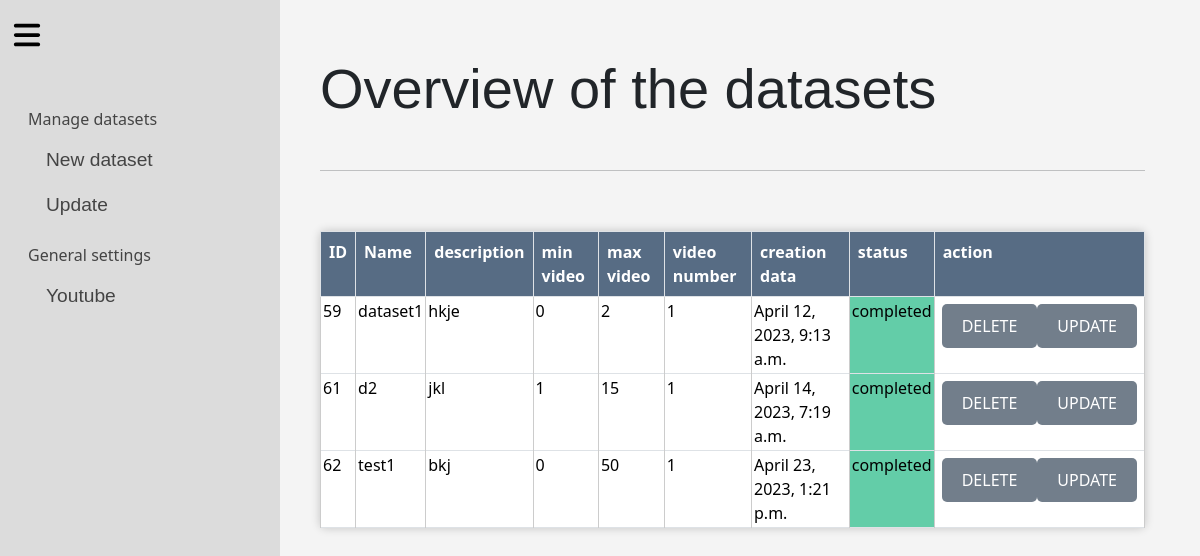
Before: /display/ (signed in) with the older database file.
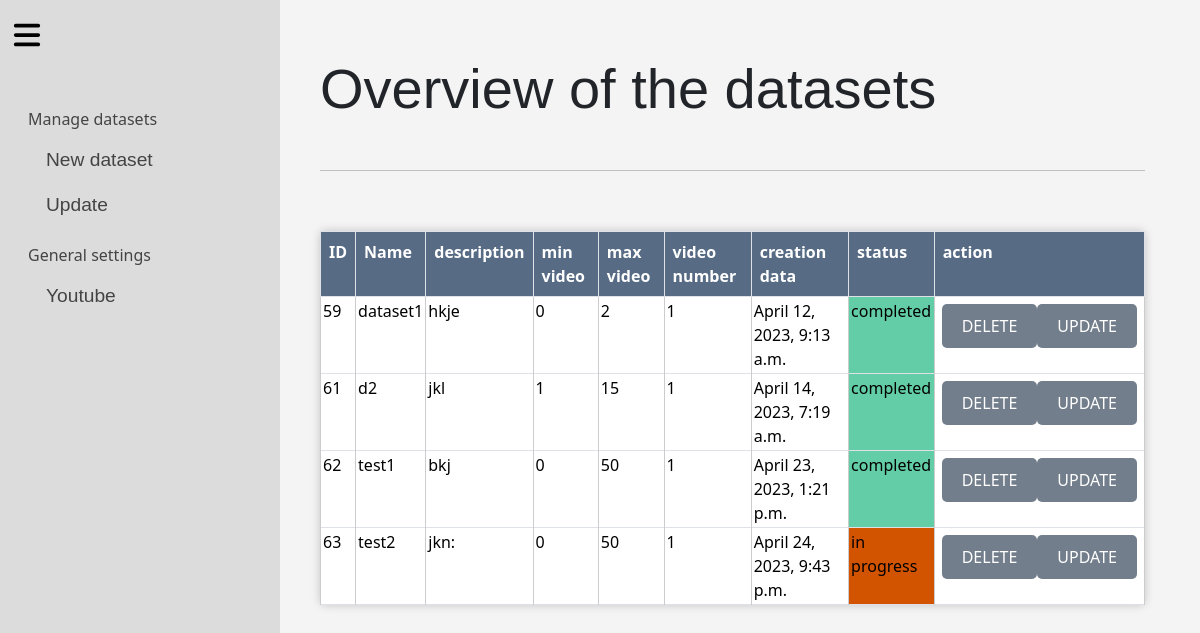
After: the same page with the newer database file.
### crawler/models.py (models this page shows, shortened)
class datasetModel(models.Model):
    id=models.AutoField(primary_key=True)
    name= models.CharField(max_length=255)
    creation_date=models.DateTimeField()
    num_video=models.IntegerField(default=0)
    min_v=models.CharField(max_length=255, blank=True)
    max_v=models.CharField(max_length=255,blank=True)
    description=models.CharField(max_length=1000,blank=True)
    videos = models.ManyToManyField(dataModel, through='video_dataset',through_fields=('dataset', 'videos'))
    folder = models.CharField(max_length=255, blank=True)  # new field for folder path
    OPTIONS=[('in progress',"in progress"),('completed',"completed")]
    status = models.CharField(max_length=20, choices=OPTIONS,default="in progress")
    desired_num=models.IntegerField(default=0)
    author=models.CharField(max_length=1000,blank=True)
    OPTIONS1=[('mp4',"mp4"),('WebM',"WebM"),('3GP',"3GP")]
    OPTIONS2=[('720p',"720p"),('480p',"480p"),('360p',"360p")]
    videoformat = models.CharField(max_length=20, choices=OPTIONS1,default="mp4")
    resolution = models.CharField(max_length=20, choices=OPTIONS2,default="720p")
    annotations_dic=models.CharField(max_length=1000,blank=True,null=True)

### crawler/views.py (the view)
# urls.py: path('display/',views.display_dataset,name='display'),
@login_required
def display_dataset(request):
    data=datasetModel.objects.all()
    print(data)
    return render(request, 'update_dataset.html', {'data': data})

### crawler/templates/update_dataset.html (shortened to what this page needs)
{% extends 'main.html' %}
{% load static %}
{% block content %}
<h1>Overview of the datasets</h1>
<br>
<hr>
<br>
<div class="table-container">
<table class=" table table-bordered">
  <tr class="tr_style">
      <th class='cur'>ID</th>
      <th class='cur'>Name</th>
      <th class='cur'>description</th>
      <th class='cur'>min video</th>
      <th class='cur'>max video</th>
      <th class='cur'>video number</th>
      <th class='cur'>creation data</th>
      <th class="cur">status</th>
      <th class='cur'>action</th>
    </tr>
    {% for item in data %}
        <tr >
            <td>
              {{ item.id }}</td>
            <td >{{ item.name }}</td>
            <td >{{item.description}}</td>
            <td >{{ item.min_v }}</td>
            <td >{{ item.max_v }}</td>
            <td>{{item.num_video}}</td>
            <td>{{item.creation_date}}</td>
            <td {% if item.status == "in progress" %} style="background-color: #d35400;"{% elif item.status == "completed" %} style="background-color: #63cda8;"{% endif %}>{{ item.status }}</td>
            <td >
              <form method="post" action="{% url 'update_d' %}">
                <div style="display: flex;padding: 5px;" >
              <button type="submit" name="delete" id="delete" >DELETE </button>
              <button type="submit" name="update" id="update" >UPDATE</button>
              </div>
              </form>
            </td>
        </tr>
    {% endfor %}
</table>
</div>
{% endblock %}

### crawler/templates/main.html (shortened to what this page needs)
{% load bootstrap5 %}
{% load static%}
<!DOCTYPE html>
<head>
    <link rel="stylesheet" type="text/css" href="{% static 'css/style.css' %}">
    {% load bootstrap5 %}
    {% bootstrap_css %}
</head>
<body>
<div class="row">
  <div class="item1" >
  <div id="item1" class="d-flex flex-column flex-shrink-0    c">
    <div id="text">
    <ul class="nav nav-pills flex-column mb-auto">
      <li class="mb-1" class="nav-link ">
        <button style="color:#444;" class="btn btn-toggle align-items-center rounded collapsed" class="nav-link text-white" data-bs-toggle="collapse" data-bs-target="#d-collapse" aria-expanded="true">
          Manage datasets
        </button>
        <div class="collapse show" id="d-collapse">
          <ul class="btn-toggle-nav list-unstyled fw-normal pb-1 ">
            <li><a class="nav-link "  href="{% url 'create_d' %}" > New dataset</a></li>
            <li><a class="nav-link "  href="{% url 'display' %}" >Update</a></li>
          </ul>
        </div>
      </li>
      <li class="mb-1" class="nav-link ">
        <button style="color:#444;" class="btn btn-toggle align-items-center rounded collapsed" class="nav-link text-white" data-bs-toggle="collapse" data-bs-target="#g-collapse" aria-expanded="true">
          General settings
        </button>
        <div class="collapse show" id="g-collapse">
          <ul class="btn-toggle-nav list-unstyled fw-normal pb-1 ">
            <li><a class="nav-link "  href="{% url 'search' %}" >Youtube</a></li>
          </ul>
        </div>
      </li>
    </ul>
  </div>
  </div>
</div>
<div class="item2">
  <button id="collapse-btn">
</button>
</div>
  </div>
  <div class="content" id="content">
    {% block content %}{% endblock %}
</div>
  </body>

### crawler/static/css/style.css (style rules this page uses)
ul { list-style-type: none; }
body { background-color: #f4f4f4 !important; }
h1 { font-family:'Franklin Gothic Medium', 'Arial Narrow', Arial, sans-serif; font-size: 3.5rem !important; color: #444; }
button[type="submit"],.st { background-color: #576c84; color: white; padding: 10px 20px; border: none; border-radius: 5px; cursor: pointer; font-size: 16px; text-align: center; display: flex; justify-content: center; width: 100%; }
.table { font-size:medium; }
.c { height: 100vh; width: 280px; font-size: larger; padding-top: 50px; position: fixed; padding-top :100px; cursor:pointer; background-color: #dcdcdc ; font-weight: 500; transition: width 0.3s ease-in-out; }
li { margin: 0px; margin-left: 15px; padding : 0px; }
ul { padding:0px !important; }
.content { margin-left: 300px; margin-right: 35px; padding: 20px; margin-top: 35px; }
.row { display: flex; }
.item2 { position: absolute; top: 0; left: 0; }
svg { width: 30px; height: 30px; margin-top: 20px; position: fixed; cursor:pointer; }
.collapse { transition: height 0.3s ease; }
table { border-collapse: collapse; border-color: #576c84; cursor: pointer; background-color: #ccc; }
td { padding:2px !important; }
.cur { cursor: pointer; background-color: #555; }
#item1 { width: 280px; transition: width 0.5s ease-in-out; }
.item2 { position: absolute; width: 50px; transition: width 0.5s ease-in-out; }
#content { transition: margin-left 0.5s ease-in-out; }
.item2 button { border: none; background: none; padding: 0; margin: 0; }
#collapse-btn { position:fixed; }
.nav-link { color: #444 !important; font-family: Arial, sans-serif; font-size: 18px; font-weight: bold; }
.table { border-collapse: collapse; margin-top: 20px; background-color: #fff; border-radius: 5px; box-shadow: 0px 0px 10px rgba(0, 0, 0, 0.2); }
.table th { font-weight: bold; text-align: left; padding: 10px; background-color: #576c84 !important; color: #fff !important; }
.table tr:nth-child(even) { background-color: #f4f4f4 !important; }
.table td { padding: 10px; border: 1px solid #ccc; }
.table button { background-color: #727e8b; color: #fff; padding: 10px 20px; border: none; border-radius: 5px; cursor: pointer; font-size: 16px; text-align: center; display: inline-block; }
.btn-toggle { background-color: #6da34d; border-color: #6da34d; }

Changed rows visible on the page:
added datasetModel: id "63", name "test2", description "jkn:", min_v "0", max_v "50", num_video "1", creation_date "April 24, 2023, 9:43 p.m.", status "in progress"
